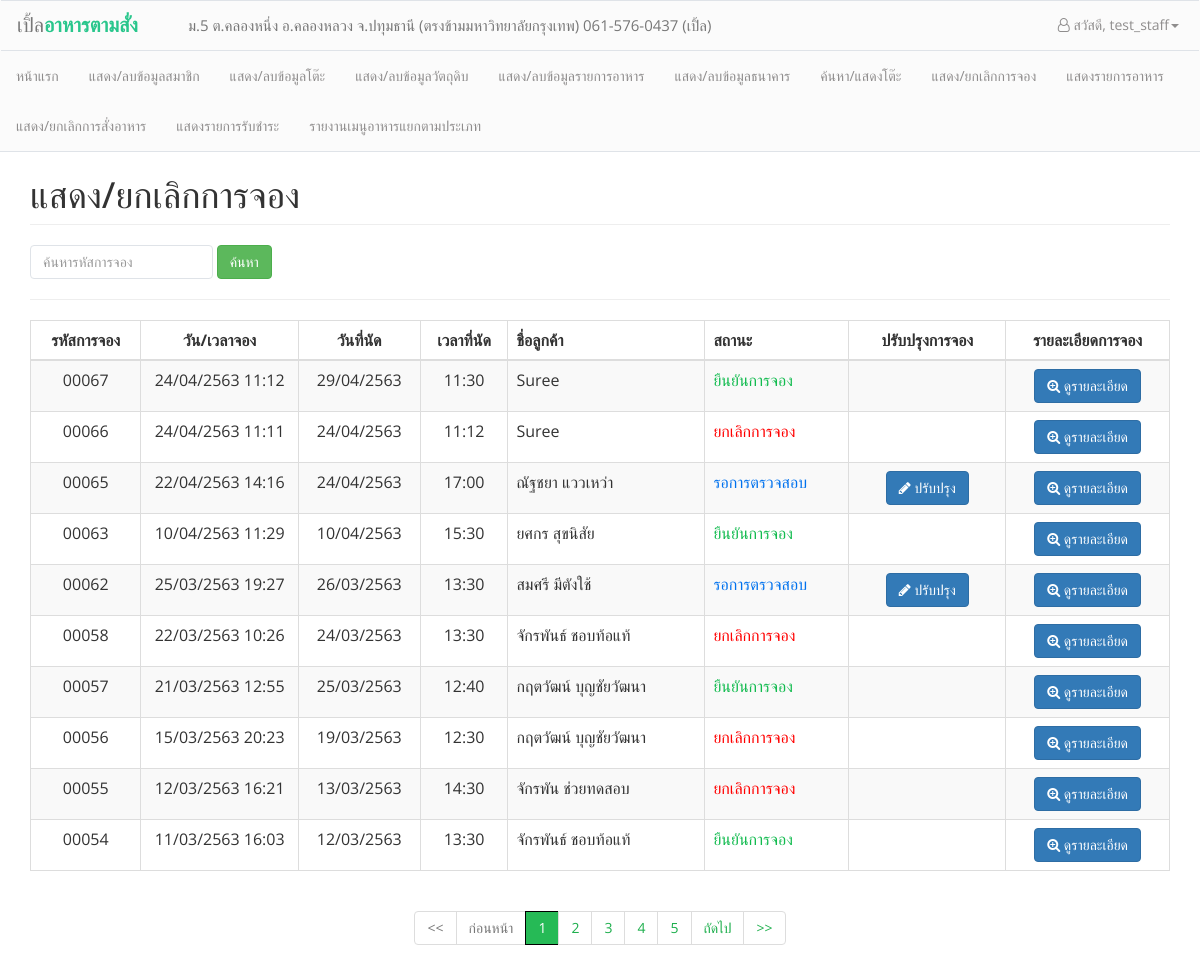
Screenshot of /admin/staff_reserve_history.php (signed in) with the database file from the repository.
### tables this page shows
CREATE TABLE `reservations` (
  `reserv_id` int(5) unsigned zerofill NOT NULL AUTO_INCREMENT COMMENT 'รหัสการจอง',
  `reserv_date_appointment` date NOT NULL COMMENT 'วันที่นัด',
  `reserv_time_appointment` time NOT NULL COMMENT 'เวลานัด',
  `reserv_date_reservation` datetime NOT NULL,
  `reserv_status` int(1) NOT NULL,
  `reserv_note` varchar(100) NOT NULL,
  `cusid` int(5) NOT NULL,
  PRIMARY KEY (`reserv_id`),
  KEY `cusid` (`cusid`),
  CONSTRAINT `reservations_ibfk_1` FOREIGN KEY (`cusid`) REFERENCES `customers` (`cusid`)
);

CREATE TABLE `customers` (
  `cusid` int(5) NOT NULL AUTO_INCREMENT,
  `cus_name` varchar(50) NOT NULL,
  `cus_user` varchar(20) NOT NULL,
  `cus_birth` date DEFAULT NULL,
  `cus_tel` varchar(15) NOT NULL,
  `cus_email` varchar(30) NOT NULL,
  `cus_status` int(1) NOT NULL,
  `cus_password` char(40) NOT NULL,
  `cus_postnum` varchar(5) NOT NULL,
  `cus_address` varchar(100) NOT NULL,
  PRIMARY KEY (`cusid`)
);

### conf/function.php (called while the page is built, shortened)
<?php
function tothaiyear($dates)
{
    $date = date("d-m-Y", strtotime($dates));
    $d1 = substr($date, 0, 2);
    $m1 = substr($date, 3, 2);
    $y = substr($date, 6, 4);
    $y1 = $y + 543;
    if ($date == "") {
        return "";
    } else {
        return $d1 . "/" . $m1 . "/" . $y1;
    }
}
function dt_tothaiyear($dates)
{
    $date = date("d-m-Y H:i", strtotime($dates));
    $d1 = substr($date, 0, 2);
    $m1 = substr($date, 3, 2);
    $y = substr($date, 6, 4);
    $y1 = $y + 543;
    $time = substr($date, 11, 6);
    if ($date == "") {
        return "";
    } else {
        return $d1 . "/" . $m1 . "/" . $y1 . " " . $time;
    }
}

### admin/staff_reserve_history.php (the view, shortened to what this page needs)
<head>
</head>
<body>
    <?php
    include("conf/header_admin.php");
    include("../conf/function.php");
    $strKeyword = null;
    ?>
    <div class="container" style="padding-top: 135px;">
        <h1 class="page-header text-left">แสดง/ยกเลิกการจอง</h1>
        <div class="row">
            <form class="form-inline">
                <div class="col-xs-6">
                    <div class="form-group">
                        <input class="form-control" type="text" name="search_reserve" placeholder="ค้นหารหัสการจอง" aria-label="Search">
                        <button type="submit" class="btn btn-success">ค้นหา</button>
                    </div>
                </div>
            </form>
        </div>
        <hr>
        <div class="table-responsive">
            <table class="table table-striped table-bordered" align="center">
                <thead>
                    <th style="text-align:center; width:130px;">รหัสการจอง</th>
                    <th style="text-align: center; width:180px;">วัน/เวลาจอง</th>
                    <th style="text-align: center; width:130px;">วันที่นัด</th>
                    <th style="text-align: center; width:100px;">เวลาที่นัด</th>
                    <th style="text-align:left; width: 250px;">ชื่อลูกค้า</th>
                    <th style="text-align:left; width: 180px;">สถานะ</th>
                    <th style=" text-align:center; width:180px;">ปรับปรุงการจอง</th>
                    <th style=" text-align:center; width:180px;">รายละเอียดการจอง</th>
                </thead>
                <?php
                include('../conf/connection.php');
                $sql = "SELECT * FROM reservations WHERE reserv_id LIKE '%" . $strKeyword . "%'";
                $query = mysqli_query($link, $sql);
                $num_rows = mysqli_num_rows($query);
                $per_page = 10;
                $page  = 1;
                $prev_page = $page - 1;
                $next_page = $page + 1;
                $row_start = ($page - 1) * $per_page;
                if ($num_rows <= $per_page) {
                    $num_pages = 1;
                } else if (($num_rows % $per_page) == 0) {
                    $num_pages = ($num_rows / $per_page);
                } else {
                    $num_pages = ($num_rows / $per_page) + 1;
                    $num_pages = (int) $num_pages;
                }
                $row_end = $per_page;
                $sql .= " ORDER BY reserv_id DESC LIMIT $row_start ,$row_end ";
                $query = mysqli_query($link, $sql);
                if ($num_rows > 0) {
                    while ($result = mysqli_fetch_array($query, MYSQLI_ASSOC)) {
                        $sql_cus = "SELECT cusid, cus_name FROM customers WHERE cusid = '" . $result['cusid'] . "'";
                        $cus_data = mysqli_fetch_assoc(mysqli_query($link, $sql_cus));
                        switch ($result['reserv_status']) {
                            case 0:
                                $reserv_status = "<span style='color:#0072EE'>รอการตรวจสอบ</span>";
                                break;
                            case 1:
                                $reserv_status = "<span style='color:#12BB4F';>ยืนยันการจอง</span>";
                                break;
                            case 2:
                                $reserv_status = "<span style='color:red;'>ยกเลิกการจอง</span>";
                                break;
                        } ?>
                        <tr>
                            <td align="center"><?= $result["reserv_id"]; ?></td>
                            <td align="center"> <?= dt_tothaiyear($result['reserv_date_reservation']) ?></td>
                            <td align="center"> <?= tothaiyear($result["reserv_date_appointment"]); ?></td>
                            <td align="center"> <?= substr($result["reserv_time_appointment"], 0, 5) ?></td>
                            <td><?= $cus_data['cus_name'] ?></td>
                            <td><?= $reserv_status ?></td>
                            <td align="center">
                                <?php if ($result['reserv_status'] == 0) { ?>
                                    <a href="reserve_edit.php?rid=<?= $result['reserv_id'] ?>" class="btn btn-primary"><i class="fa fa-pencil"></i> ปรับปรุง</a></td>
                        <?php } ?>
                        <td align="center"><a href="reserve_detailed.php?rid=<?= $result['reserv_id'] ?>" class="btn btn-primary"><i class="fa fa-search-plus"></i> ดูรายละเอียด</a></td>
                        </tr>
                <?php }
                } else {
                    echo '
            <tr>
                <td colspan="8" align="center">ไม่พบข้อมูลในระบบ</td>
            </tr>
        ';
                }
                ?>
            </table>
        </div>
        <nav aria-label="Page navigation example" class="navbar-center">
            <div class="text-center">
                <ul class="pagination">
                    <?php
                    if ($page == 1) {
                        echo '<li class="page-item disabled">' . " <a href='#'><<</a></li>";
                    } else {
                        echo '<li class="page-item n">' . " <a href='$_SERVER[SCRIPT_NAME]?Page=1&search_reserve=$strKeyword'><<</a></li>";
                    }
                    if ($prev_page) {
                        echo '<li class="page-item n">' . " <a href='$_SERVER[SCRIPT_NAME]?Page=$prev_page&search_reserve=$strKeyword'>ก่อนหน้า</a></li>";
                    } else {
                        echo '<li class="page-item disabled"><a href="#" >ก่อนหน้า</a></li>';
                    }
                    $total_pagination = 5;
                    $high = floor($total_pagination / 2);
                    $low = "-" . $high;
                    if (($page + $high) > $num_pages) {
                        $y = $num_pages + $low;
                    } elseif (($page - $high) < 1) {
                        $y =  $total_pagination;
                    } else {
                        $y = $total_pagination;
                    }
                    if ($page > 4) {
                        if ($page >= $total_pagination - 3) {
                            $offset = 3;
                            for ($i = $low; $i <= $high; $i++) {
                                if (($page + $high) <= $num_pages) {
                                    if ($page + $i == $page) {
                                        echo '<li class="page-item active"><a href="#">' . ($page + $i) . '</a></li>';
                                    } else {
                                        echo "<li class='page-item n'><a href='$_SERVER[SCRIPT_NAME]?Page=" . ($page + $i) . "&search_reserve=$strKeyword'>" . ($page + $i) . "</a>" . '</li>';
                                    }
                                } else {
                                    if ($page == $num_pages) {
                                        $offset = $num_pages - ($num_pages - 4);
                                    }
                                    for ($i = 0; $i <= 2, (($page - $offset) <= $num_pages); $i++) {
                                        if ($page - $offset == $page) {
                                            echo '<li class="page-item active"><a href="#">' . ($page - $offset) . '</a></li>';
                                        } else {
                                            echo "<li class='page-item n'><a href='$_SERVER[SCRIPT_NAME]?Page=" . ($page - $offset) . "&search_reserve=$strKeyword'>" . ($page - $offset) . "</a>" . '</li>';
                                        }
                                        $offset--;
                                    }
                                }
                            }
                        } else {
                            for ($i = 1; $i <= $y; $i++) {
                                if ($i == $page) {
                                    echo '<li class="page-item active"><a href="#">' . $i . '</a></li>';
                                } else {
                                    echo "<li class='page-item n'><a href='$_SERVER[SCRIPT_NAME]?Page=$i&search_reserve=$strKeyword'>$i</a>" . '</li>';
                                }
                            }
                        }
                    } else {
                        for ($i = 1; $i <= (($num_pages < 5) ? $num_pages : "5"); $i++) {
                            if ($i != $page) {
                                echo "<li class='page-item n'><a href='$_SERVER[SCRIPT_NAME]?Page=$i&search_reserve=$strKeyword'>$i</a>" . '</li>';
                            } else {
                                echo '<li class="page-item active"><a href="#">' . $i . '</a></li>';
                            }
                        }
                    }
                    if ($page != $num_pages) {
                        echo '<li class="page-item n">' . " <a href='$_SERVER[SCRIPT_NAME]?Page=$next_page&search_reserve=$strKeyword'>ถัดไป</a></li>";
                    } else {
                        echo '<li class="page-item disabled">' . "<a href ='#'>ถัดไป</a></li> ";
                    }
                    if ($page == $num_pages) {
                        echo '<li class="page-item disabled">' . " <a href='#'>>></a></li>";
                    } else {
                        echo '<li class="page-item n">' . " <a href='$_SERVER[SCRIPT_NAME]?Page=" . $num_pages . "&search_reserve=$strKeyword'>>></a></li>";
                    }
                    ?>
            </div>
        </nav>
    </div>
</body>

### admin/conf/header_admin.php (style rules this page uses)
body { font-family: 'Open Sans', sans-serif; }
.form-control { box-shadow: none; border-radius: 4px; border-color: #dfe3e8; }
.pagination>.active>a, .pagination>.active>span, .pagination>.active>a:hover, .pagination>.active>span:hover, .pagination>.active>a:focus, .pagination>.active>span:focus { background-color: #26BA56; border-color: black; cursor: pointer; z-index: 2; }
.pagination>li.page-item.n>a, .pagination>li.page-item.n>span { color: #1EAF4D; cursor: pointer; z-index: 2; }

### rows the page displays
reservations: reserv_id "00067", reserv_date_reservation "24/04/2563 11:12", reserv_date_appointment "29/04/2563", reserv_time_appointment "11:30", cusid.cus_name "Suree", reserv_status "ยืนยันการจอง"
reservations: reserv_id "00066", reserv_date_reservation "24/04/2563 11:11", reserv_date_appointment "24/04/2563", reserv_time_appointment "11:12", cusid.cus_name "Suree", reserv_status "ยกเลิกการจอง"
reservations: reserv_id "00065", reserv_date_reservation "22/04/2563 14:16", reserv_date_appointment "24/04/2563", reserv_time_appointment "17:00", cusid.cus_name "ณัฐชยา แววเหว่า", reserv_status "รอการตรวจสอบ"
reservations: reserv_id "00063", reserv_date_reservation "10/04/2563 11:29", reserv_date_appointment "10/04/2563", reserv_time_appointment "15:30", cusid.cus_name "ยศกร สุขนิสัย", reserv_status "ยืนยันการจอง"
reservations: reserv_id "00062", reserv_date_reservation "25/03/2563 19:27", reserv_date_appointment "26/03/2563", reserv_time_appointment "13:30", cusid.cus_name "สมศรี มีตังใช้", reserv_status "รอการตรวจสอบ"
reservations: reserv_id "00058", reserv_date_reservation "22/03/2563 10:26", reserv_date_appointment "24/03/2563", reserv_time_appointment "13:30", cusid.cus_name "จักรพันธ์ ชอบท้อแท้", reserv_status "ยกเลิกการจอง"
reservations: reserv_id "00057", reserv_date_reservation "21/03/2563 12:55", reserv_date_appointment "25/03/2563", reserv_time_appointment "12:40", cusid.cus_name "กฤตวัฒน์ บุญชัยวัฒนา", reserv_status "ยืนยันการจอง"
reservations: reserv_id "00056", reserv_date_reservation "15/03/2563 20:23", reserv_date_appointment "19/03/2563", reserv_time_appointment "12:30", cusid.cus_name "กฤตวัฒน์ บุญชัยวัฒนา", reserv_status "ยกเลิกการจอง"
reservations: reserv_id "00055", reserv_date_reservation "12/03/2563 16:21", reserv_date_appointment "13/03/2563", reserv_time_appointment "14:30", cusid.cus_name "จักรพัน ช่วยทดสอบ", reserv_status "ยกเลิกการจอง"
reservations: reserv_id "00054", reserv_date_reservation "11/03/2563 16:03", reserv_date_appointment "12/03/2563", reserv_time_appointment "13:30", cusid.cus_name "จักรพันธ์ ชอบท้อแท้", reserv_status "ยืนยันการจอง"

### other values shown
$_SESSION['staff'] "test_staff"
